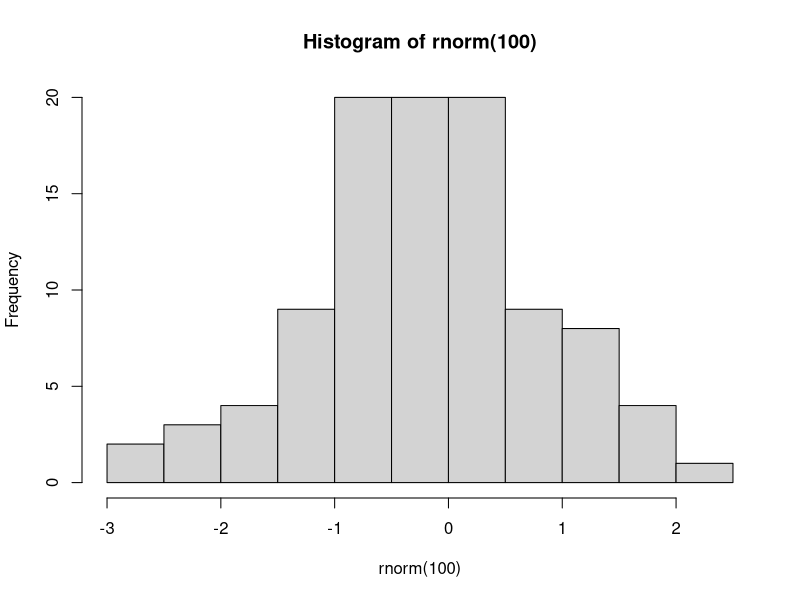

Here is the R script that generated this plot:
## ---- chunk 1
hist(rnorm(100))
